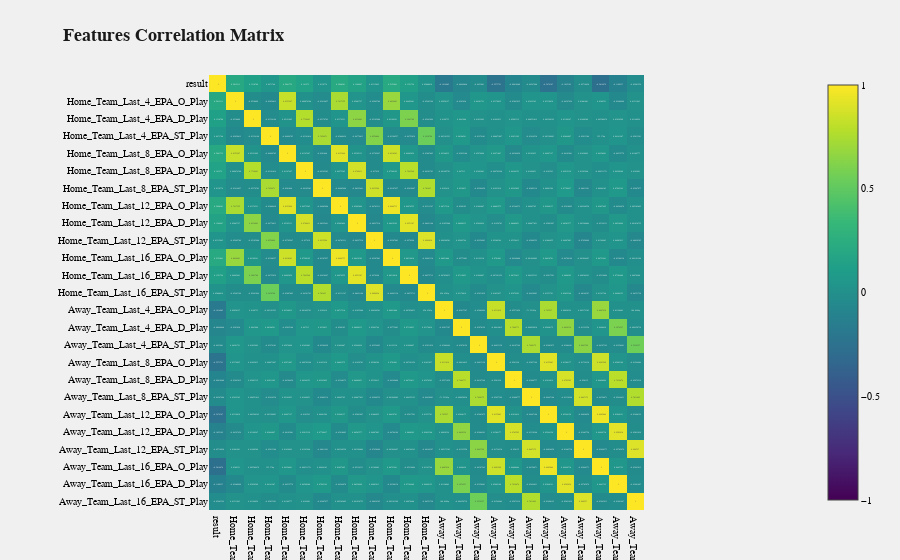
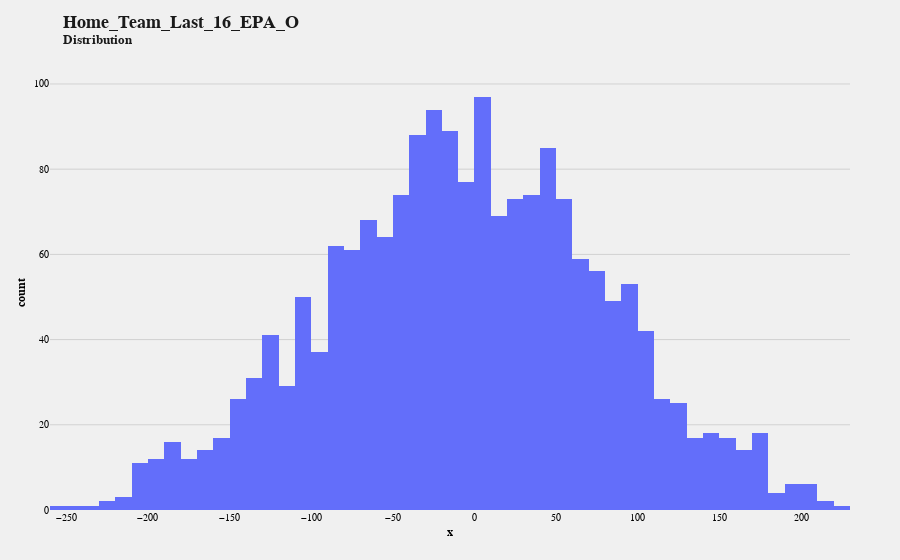
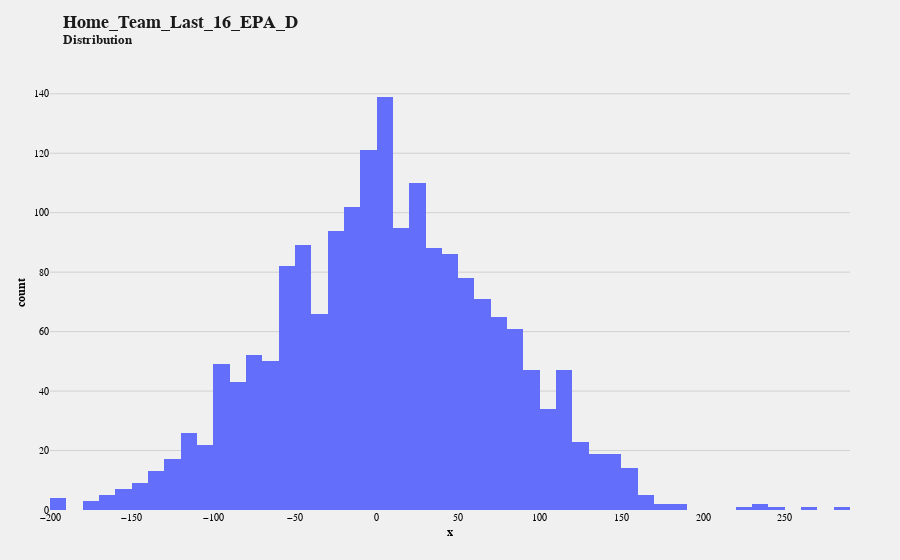
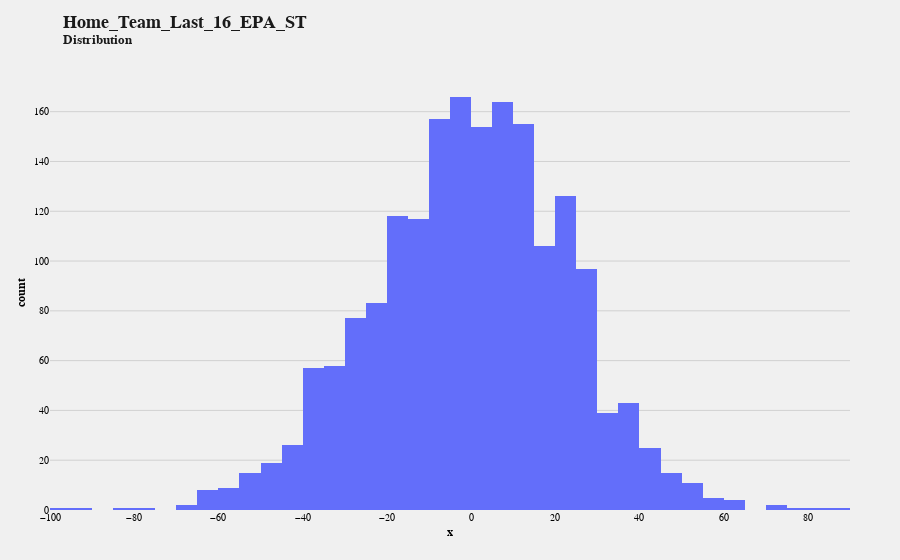

The notebook cell these images were saved under, in order:
### Code cell
''' Vizualize Inputs '''

## Feature Correlation Matrix
corr = input_matchups[['result'] + FEATURES].corr()

fig = px.imshow(
    corr,
    template='nfl_template',
    title='Features Correlation Matrix',
    zmin=-1,
    zmax=1,
    text_auto=True,
    # aspect='auto'
)
fig.show()

## Feature Distributions
for unit in ['O', 'D', 'ST']:
    col = f'Home_Team_Last_16_EPA_{unit}'
    fig = px.histogram(
        template='nfl_template',
        x=input_matchups[col],
        title=f'{col}<br><sup>Distribution</sup>'
    )
    fig.show()

### Figure 1 — Plotly figure (JSON) as saved in the notebook; plotly's stock layout.template omitted (floating-point values rounded to 4 significant figures; data arrays with more than 128 entries replaced by an {"elided": "..."} marker saying what was removed)
{"data": [{"coloraxis": "coloraxis", "hovertemplate": "x: %{x}<br>y: %{y}<br>color: %{z}<extra></extra>", "name": "0", "texttemplate": "%{z}", "type": "heatmap", "x": ["result", "Home_Team_Last_4_EPA_O_Play", "Home_Team_Last_4_EPA_D_Play", "Home_Team_Last_4_EPA_ST_Play", "Home_Team_Last_8_EPA_O_Play", "Home_Team_Last_8_EPA_D_Play", "Home_Team_Last_8_EPA_ST_Play", "Home_Team_Last_12_EPA_O_Play", "Home_Team_Last_12_EPA_D_Play", "Home_Team_Last_12_EPA_ST_Play", "Home_Team_Last_16_EPA_O_Play", "Home_Team_Last_16_EPA_D_Play", "Home_Team_Last_16_EPA_ST_Play", "Away_Team_Last_4_EPA_O_Play", "Away_Team_Last_4_EPA_D_Play", "Away_Team_Last_4_EPA_ST_Play", "Away_Team_Last_8_EPA_O_Play", "Away_Team_Last_8_EPA_D_Play", "Away_Team_Last_8_EPA_ST_Play", "Away_Team_Last_12_EPA_O_Play", "Away_Team_Last_12_EPA_D_Play", "Away_Team_Last_12_EPA_ST_Play", "Away_Team_Last_16_EPA_O_Play", "Away_Team_Last_16_EPA_D_Play", "Away_Team_Last_16_EPA_ST_Play"], "xaxis": "x", "y": ["result", "Home_Team_Last_4_EPA_O_Play", "Home_Team_Last_4_EPA_D_Play", "Home_Team_Last_4_EPA_ST_Play", "Home_Team_Last_8_EPA_O_Play", "Home_Team_Last_8_EPA_D_Play", "Home_Team_Last_8_EPA_ST_Play", "Home_Team_Last_12_EPA_O_Play", "Home_Team_Last_12_EPA_D_Play", "Home_Team_Last_12_EPA_ST_Play", "Home_Team_Last_16_EPA_O_Play", "Home_Team_Last_16_EPA_D_Play", "Home_Team_Last_16_EPA_ST_Play", "Away_Team_Last_4_EPA_O_Play", "Away_Team_Last_4_EPA_D_Play", "Away_Team_Last_4_EPA_ST_Play", "Away_Team_Last_8_EPA_O_Play", "Away_Team_Last_8_EPA_D_Play", "Away_Team_Last_8_EPA_ST_Play", "Away_Team_Last_12_EPA_O_Play", "Away_Team_Last_12_EPA_D_Play", "Away_Team_Last_12_EPA_ST_Play", "Away_Team_Last_16_EPA_O_Play", "Away_Team_Last_16_EPA_D_Play", "Away_Team_Last_16_EPA_ST_Play"], "yaxis": "y", "z": {"elided": "25x25 float values"}}], "layout": {"coloraxis": {"cmax": 1, "cmin": -1, "colorscale": [[0, "#440154"], [0.1111, "#482878"], [0.2222, "#3e4989"], [0.3333, "#31688e"], [0.4444, "#26828e"], [0.5556, "#1f9e89"], [0.6667, "#35b779"], [0.7778, "#6ece58"], [0.8889, "#b5de2b"], [1, "#fde725"]]}, "title": {"text": "Features Correlation Matrix"}, "xaxis": {"anchor": "y", "constrain": "domain", "domain": [0, 1], "scaleanchor": "y"}, "yaxis": {"anchor": "x", "autorange": "reversed", "constrain": "domain", "domain": [0, 1]}}}

### Figure 2 — Plotly figure (JSON) as saved in the notebook; plotly's stock layout.template omitted (floating-point values rounded to 4 significant figures; data arrays with more than 128 entries replaced by an {"elided": "..."} marker saying what was removed)
{"data": [{"bingroup": "x", "hovertemplate": "x=%{x}<br>count=%{y}<extra></extra>", "legendgroup": "", "marker": {"color": "#636efa", "pattern": {"shape": ""}}, "name": "", "orientation": "v", "showlegend": false, "type": "histogram", "x": {"elided": "1865 float values"}, "xaxis": "x", "yaxis": "y"}], "layout": {"barmode": "relative", "legend": {"tracegroupgap": 0}, "title": {"text": "Home_Team_Last_16_EPA_O<br><sup>Distribution</sup>"}, "xaxis": {"anchor": "y", "domain": [0, 1], "title": {"text": "x"}}, "yaxis": {"anchor": "x", "domain": [0, 1], "title": {"text": "count"}}}}

### Figure 3 — Plotly figure (JSON) as saved in the notebook; plotly's stock layout.template omitted (floating-point values rounded to 4 significant figures; data arrays with more than 128 entries replaced by an {"elided": "..."} marker saying what was removed)
{"data": [{"bingroup": "x", "hovertemplate": "x=%{x}<br>count=%{y}<extra></extra>", "legendgroup": "", "marker": {"color": "#636efa", "pattern": {"shape": ""}}, "name": "", "orientation": "v", "showlegend": false, "type": "histogram", "x": {"elided": "1865 float values"}, "xaxis": "x", "yaxis": "y"}], "layout": {"barmode": "relative", "legend": {"tracegroupgap": 0}, "title": {"text": "Home_Team_Last_16_EPA_D<br><sup>Distribution</sup>"}, "xaxis": {"anchor": "y", "domain": [0, 1], "title": {"text": "x"}}, "yaxis": {"anchor": "x", "domain": [0, 1], "title": {"text": "count"}}}}

### Figure 4 — Plotly figure (JSON) as saved in the notebook; plotly's stock layout.template omitted (floating-point values rounded to 4 significant figures; data arrays with more than 128 entries replaced by an {"elided": "..."} marker saying what was removed)
{"data": [{"bingroup": "x", "hovertemplate": "x=%{x}<br>count=%{y}<extra></extra>", "legendgroup": "", "marker": {"color": "#636efa", "pattern": {"shape": ""}}, "name": "", "orientation": "v", "showlegend": false, "type": "histogram", "x": {"elided": "1865 float values"}, "xaxis": "x", "yaxis": "y"}], "layout": {"barmode": "relative", "legend": {"tracegroupgap": 0}, "title": {"text": "Home_Team_Last_16_EPA_ST<br><sup>Distribution</sup>"}, "xaxis": {"anchor": "y", "domain": [0, 1], "title": {"text": "x"}}, "yaxis": {"anchor": "x", "domain": [0, 1], "title": {"text": "count"}}}}
